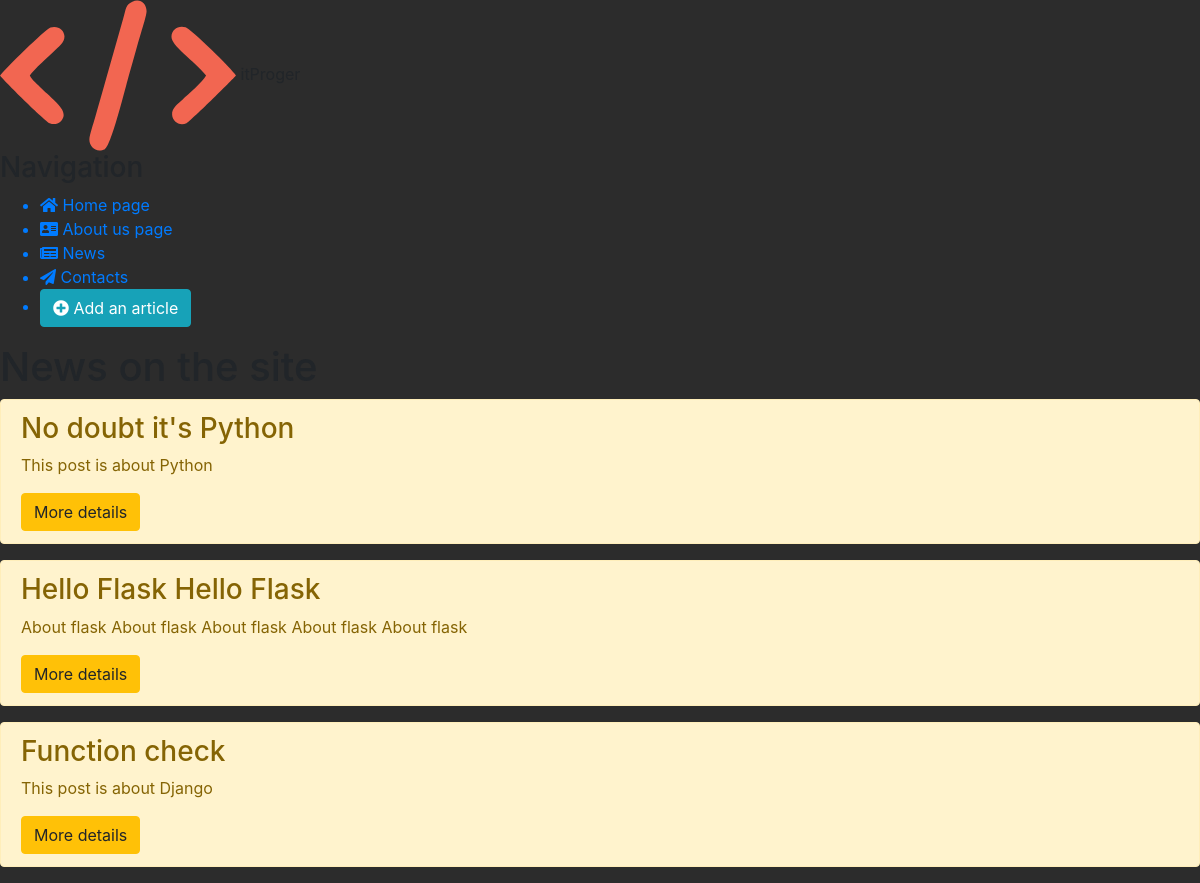
Before: /news/ with the older database file.
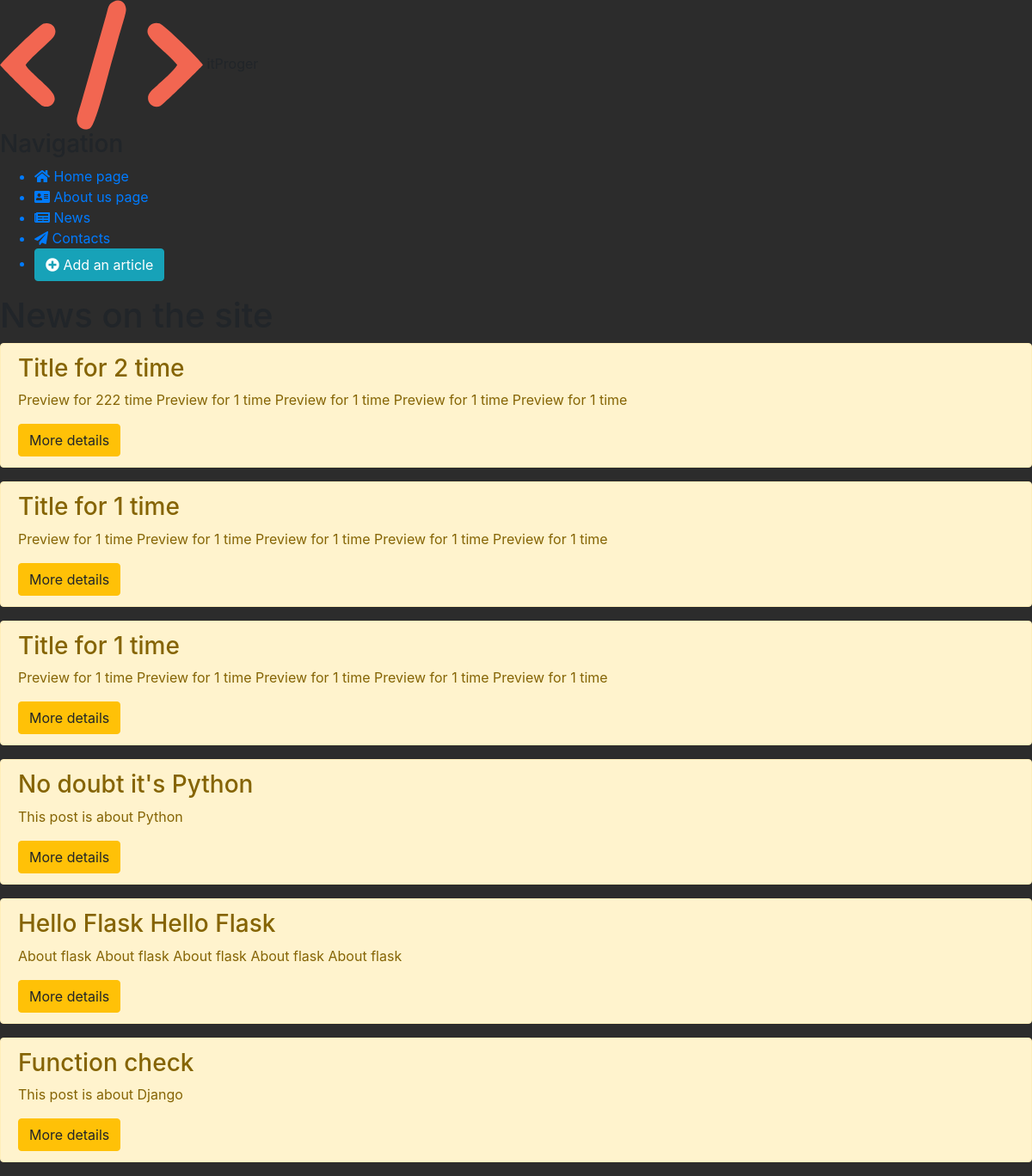
After: the same page with the newer database file.
### news/models.py (models this page shows, shortened)
class Article(models.Model):
    title = models.CharField('Title', max_length=50, default='No title')
    preview = models.CharField('Preview', max_length=250)
    full_text = models.TextField('Article')
    date = models.DateTimeField('Publication date')
    class Meta:
        verbose_name = 'Article'
        verbose_name_plural = 'Articles'

### news/views.py (the view)
# urls.py: path('', views.news_home, name='news_home'),
def news_home(request):
    news = Article.objects.all().order_by('-date')
    return render(request, 'news/news_home.html', {'news': news})

### news/templates/news/news_home.html (shortened to what this page needs)
{% extends 'main/layout.html' %}
{% block content %}
    <div class="features">
        <h1>News on the site</h1>
    {% if news %}
        {% for el_news in news %}
            <div class="alert alert-warning">
                <h3>{{ el_news.title }}</h3>
                <p>{{ el_news.preview }}</p>
                <a href="{% url 'news-detail' el_news.id %}" class="btn btn-warning">More details</a>
            </div>
        {% endfor %}
    {% else %}
        <p>No news</p>
    {% endif %}
    </div>
{% endblock %}

### main/templates/main/layout.html (shortened to what this page needs)
{% load static %}
<!doctype html>
<html lang="en">
<head>
    <link rel="stylesheet" href="https://cdn.jsdelivr.net/npm/bootstrap@4.5.3/dist/css/bootstrap.min.css">
    <link rel="stylesheet" href="{% static 'main/css/main.css' %}">
    <link rel="stylesheet" href="https://use.fontawesome.com/releases/v5.8.2/css/all.css">
</head>
<body>
    <aside>
        <img src="{% static 'main/img/logo_simple.svg' %}" alt="Logo">
        <span class="logo">itProger</span>
        <h3>Navigation</h3>
        <ul>
            <a href="{% url 'home' %}"><li><i class="fas fa-home"></i> Home page</li></a>
            <a href="{% url 'about' %}"><li><i class="fas fa-address-card"></i> About us page</li></a>
            <a href="{% url 'news_home' %}"><li><i class="fas fa-newspaper"></i></i> News</li></a>
            <a href=""><li><i class="fas fa-paper-plane"></i> Сontacts</li></a>
            <a href="{% url 'create' %}"><li><botton class="btn btn-info"><i class="fas fa-plus-circle"></i> Add an article</botton></li></a>
        </ul>
    </aside>
    <main>
        {% block content %}
        {% endblock %}
    </main>
</body>
</html>

### main/static/main/css/main.css (style rules this page uses)
body { background: #2c2c2c; }

Changed rows visible on the page:
added Article: title "Title for 2 time", preview "Preview for 222 time Preview for 1 time Preview for 1 time Preview for 1 time Preview for 1 time"
added Article: title "Title for 1 time", preview "Preview for 1 time Preview for 1 time Preview for 1 time Preview for 1 time Preview for 1 time"
added Article: title "Title for 1 time", preview "Preview for 1 time Preview for 1 time Preview for 1 time Preview for 1 time Preview for 1 time"
